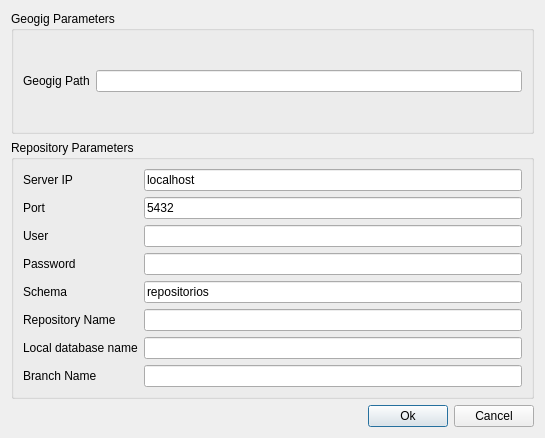
<?xml version="1.0" encoding="UTF-8"?>
<ui version="4.0">
 <class>GeogigPgConfig</class>
 <widget class="QDialog" name="GeogigPgConfig">
  <property name="geometry">
   <rect>
    <x>0</x>
    <y>0</y>
    <width>545</width>
    <height>438</height>
   </rect>
  </property>
  <property name="windowTitle">
   <string>Geogig PG Configuration</string>
  </property>
  <layout class="QGridLayout" name="gridLayout_3">
   <item row="1" column="0" colspan="3">
    <widget class="QGroupBox" name="groupBox">
     <property name="title">
      <string>Repository Parameters</string>
     </property>
     <layout class="QGridLayout" name="gridLayout">
      <item row="0" column="0">
       <widget class="QLabel" name="label_3">
        <property name="text">
         <string>Server IP</string>
        </property>
       </widget>
      </item>
      <item row="0" column="1">
       <widget class="QLineEdit" name="serverIPLineEdit">
        <property name="text">
         <string>localhost</string>
        </property>
        <property name="readOnly">
         <bool>false</bool>
        </property>
       </widget>
      </item>
      <item row="1" column="0">
       <widget class="QLabel" name="label_4">
        <property name="text">
         <string>Port</string>
        </property>
       </widget>
      </item>
      <item row="1" column="1">
       <widget class="QLineEdit" name="portLineEdit">
        <property name="text">
         <string>5432</string>
        </property>
       </widget>
      </item>
      <item row="2" column="0">
       <widget class="QLabel" name="label_5">
        <property name="text">
         <string>User</string>
        </property>
       </widget>
      </item>
      <item row="2" column="1">
       <widget class="QLineEdit" name="userLineEdit"/>
      </item>
      <item row="3" column="0">
       <widget class="QLabel" name="label_6">
        <property name="text">
         <string>Password</string>
        </property>
       </widget>
      </item>
      <item row="3" column="1">
       <widget class="QLineEdit" name="passwordLineEdit">
        <property name="echoMode">
         <enum>QLineEdit::Password</enum>
        </property>
       </widget>
      </item>
      <item row="4" column="0">
       <widget class="QLabel" name="label_7">
        <property name="text">
         <string>Schema</string>
        </property>
       </widget>
      </item>
      <item row="4" column="1">
       <widget class="QLineEdit" name="schemaLineEdit">
        <property name="text">
         <string>repositorios</string>
        </property>
        <property name="echoMode">
         <enum>QLineEdit::Normal</enum>
        </property>
       </widget>
      </item>
      <item row="5" column="0">
       <widget class="QLabel" name="label_8">
        <property name="text">
         <string>Repository Name</string>
        </property>
       </widget>
      </item>
      <item row="5" column="1">
       <widget class="QLineEdit" name="repositoryNameLineEdit">
        <property name="text">
         <string/>
        </property>
       </widget>
      </item>
      <item row="6" column="0">
       <widget class="QLabel" name="label_9">
        <property name="text">
         <string>Local database name</string>
        </property>
       </widget>
      </item>
      <item row="6" column="1">
       <widget class="QLineEdit" name="localDbNameLineEdit">
        <property name="text">
         <string/>
        </property>
       </widget>
      </item>
      <item row="7" column="0">
       <widget class="QLabel" name="label">
        <property name="text">
         <string>Branch Name</string>
        </property>
       </widget>
      </item>
      <item row="7" column="1">
       <widget class="QLineEdit" name="branchNameLineEdit">
        <property name="text">
         <string/>
        </property>
       </widget>
      </item>
     </layout>
    </widget>
   </item>
   <item row="2" column="0">
    <spacer name="horizontalSpacer">
     <property name="orientation">
      <enum>Qt::Horizontal</enum>
     </property>
     <property name="sizeHint" stdset="0">
      <size>
       <width>374</width>
       <height>20</height>
      </size>
     </property>
    </spacer>
   </item>
   <item row="2" column="1">
    <widget class="QPushButton" name="okBtn">
     <property name="text">
      <string>Ok</string>
     </property>
    </widget>
   </item>
   <item row="2" column="2">
    <widget class="QPushButton" name="cancelBtn">
     <property name="text">
      <string>Cancel</string>
     </property>
    </widget>
   </item>
   <item row="0" column="0" colspan="3">
    <widget class="QGroupBox" name="groupBox_2">
     <property name="title">
      <string>Geogig Parameters</string>
     </property>
     <layout class="QGridLayout" name="gridLayout_2">
      <item row="0" column="0">
       <widget class="QLabel" name="label_2">
        <property name="text">
         <string>Geogig Path</string>
        </property>
       </widget>
      </item>
      <item row="0" column="1">
       <widget class="QLineEdit" name="geogigPathLineEdit"/>
      </item>
     </layout>
    </widget>
   </item>
  </layout>
 </widget>
 <resources/>
 <connections/>
</ui>
